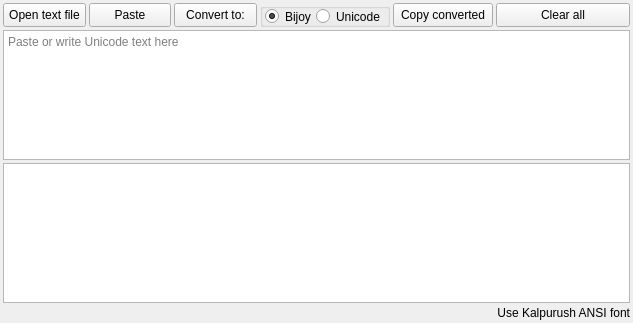
<?xml version="1.0" encoding="UTF-8"?>
<ui version="4.0">
 <class>Form</class>
 <widget class="QWidget" name="Form">
  <property name="geometry">
   <rect>
    <x>0</x>
    <y>0</y>
    <width>633</width>
    <height>323</height>
   </rect>
  </property>
  <property name="windowTitle">
   <string>Nms UniConveter</string>
  </property>
  <property name="windowIcon">
   <iconset>
    <normaloff>../NMs Keybord/Imgs/Converter logo for main.png</normaloff>../NMs Keybord/Imgs/Converter logo for main.png</iconset>
  </property>
  <property name="styleSheet">
   <string notr="true">QWidget{
  background-color: rgb(105, 171, 216);
}
QPushButton {
    border: 1px solid rgb(255, 255, 255);
    border-radius: 5px;
    color: #ffffff;
    font-size: 12px;
    padding:2px;
    background-color: QLinearGradient( x1: 0, y1: 0, x2: 0, y2: 1, stop: 0 #3498db, stop: 1 #2980b9);
}
QPushButton:hover {
    background-color: QLinearGradient( x1: 0, y1: 0, x2: 0, y2: 1, stop: 0 #3cb0fd, stop: 1 #3498db);
}
QPushButton:pressed {
    background-color: QLinearGradient( x1: 0, y1: 0, x2: 0, y2: 1, stop: 0 #000000, stop: 1 #2980b9);
}
QTextEdit{
	font: 13pt  &quot;./Fonts/Kalpurush&quot; , &quot;Kalpurush&quot; ;
	background-color: rgb(248, 248, 248);
}


QPushButton{
 padding-top:2px;
	font: 10pt &quot;MS Shell Dlg 2l&quot;;
background-color:qlineargradient(spread:pad, x1:1, y1:0, x2:1, y2:1, stop:0 rgba(0, 244, 255, 255), stop:1 rgba(3, 115, 255, 255));

border:1px solid rgb(253, 254, 254);
	color: rgb(255, 255, 255);
border-radius:2px;
}
QPushButton:hover{
color: qlineargradient(spread:pad, x1:0, y1:0, x2:1, y2:1, stop:0 rgba(63, 63, 63, 255), stop:1 rgba(33, 33, 33, 255));
 background-color: qlineargradient(spread:pad, x1:0.505636, y1:0.221, x2:0.431818, y2:1, stop:0 rgba(89, 255, 255, 255), stop:1 rgba(60, 138, 255, 255));

}
QPushButton:pressed{
background-color: qlineargradient(spread:pad, x1:0.767, y1:1, x2:1, y2:0, stop:0 rgba(0, 244, 255, 255), stop:1 rgba(3, 115, 255, 255));&quot;
}


</string>
  </property>
  <layout class="QGridLayout" name="gridLayout">
   <property name="leftMargin">
    <number>3</number>
   </property>
   <property name="topMargin">
    <number>3</number>
   </property>
   <property name="rightMargin">
    <number>3</number>
   </property>
   <property name="bottomMargin">
    <number>3</number>
   </property>
   <property name="spacing">
    <number>3</number>
   </property>
   <item row="0" column="0">
    <widget class="QPushButton" name="Open_text_pushButton">
     <property name="minimumSize">
      <size>
       <width>40</width>
       <height>24</height>
      </size>
     </property>
     <property name="cursor">
      <cursorShape>PointingHandCursor</cursorShape>
     </property>
     <property name="styleSheet">
      <string notr="true"/>
     </property>
     <property name="text">
      <string>Open text file</string>
     </property>
     <property name="icon">
      <iconset>
       <normaloff>../NMs Keybord/Imgs/Actions-document-open-folder-icon.png</normaloff>../NMs Keybord/Imgs/Actions-document-open-folder-icon.png</iconset>
     </property>
    </widget>
   </item>
   <item row="0" column="1">
    <widget class="QPushButton" name="Paste_pushButton">
     <property name="minimumSize">
      <size>
       <width>40</width>
       <height>24</height>
      </size>
     </property>
     <property name="cursor">
      <cursorShape>PointingHandCursor</cursorShape>
     </property>
     <property name="toolTip">
      <string>&lt;html&gt;&lt;head/&gt;&lt;body&gt;&lt;p&gt;Paste any Text&lt;/p&gt;&lt;/body&gt;&lt;/html&gt;</string>
     </property>
     <property name="whatsThis">
      <string>&lt;html&gt;&lt;head/&gt;&lt;body&gt;&lt;p&gt;Paste any Text&lt;/p&gt;&lt;/body&gt;&lt;/html&gt;</string>
     </property>
     <property name="styleSheet">
      <string notr="true"/>
     </property>
     <property name="text">
      <string>Paste</string>
     </property>
     <property name="icon">
      <iconset>
       <normaloff>../NMs Keybord/Imgs/kisspng-computer-icons-copying-cut-copy-and-paste-clipbo-paste-icon-free-download-png-and-vector-5c5f67badec551.8477141515497563469125.png</normaloff>../NMs Keybord/Imgs/kisspng-computer-icons-copying-cut-copy-and-paste-clipbo-paste-icon-free-download-png-and-vector-5c5f67badec551.8477141515497563469125.png</iconset>
     </property>
    </widget>
   </item>
   <item row="0" column="2">
    <widget class="QPushButton" name="Convert_pushButton">
     <property name="minimumSize">
      <size>
       <width>80</width>
       <height>24</height>
      </size>
     </property>
     <property name="cursor">
      <cursorShape>PointingHandCursor</cursorShape>
     </property>
     <property name="styleSheet">
      <string notr="true"/>
     </property>
     <property name="text">
      <string>Convert to:</string>
     </property>
     <property name="icon">
      <iconset>
       <normaloff>../NMs Keybord/Imgs/Conveter_PNG.png</normaloff>../NMs Keybord/Imgs/Conveter_PNG.png</iconset>
     </property>
    </widget>
   </item>
   <item row="0" column="5">
    <widget class="QPushButton" name="Clear_pushButton">
     <property name="minimumSize">
      <size>
       <width>50</width>
       <height>24</height>
      </size>
     </property>
     <property name="cursor">
      <cursorShape>PointingHandCursor</cursorShape>
     </property>
     <property name="focusPolicy">
      <enum>Qt::NoFocus</enum>
     </property>
     <property name="styleSheet">
      <string notr="true"/>
     </property>
     <property name="text">
      <string>Clear all</string>
     </property>
     <property name="icon">
      <iconset>
       <normaloff>../NMs Keybord/Imgs/PngItem_4040102.png</normaloff>../NMs Keybord/Imgs/PngItem_4040102.png</iconset>
     </property>
    </widget>
   </item>
   <item row="0" column="4">
    <widget class="QPushButton" name="Copy_pushButton">
     <property name="minimumSize">
      <size>
       <width>100</width>
       <height>24</height>
      </size>
     </property>
     <property name="cursor">
      <cursorShape>PointingHandCursor</cursorShape>
     </property>
     <property name="styleSheet">
      <string notr="true"/>
     </property>
     <property name="text">
      <string>Copy converted</string>
     </property>
     <property name="icon">
      <iconset>
       <normaloff>../NMs Keybord/Imgs/copy.png</normaloff>../NMs Keybord/Imgs/copy.png</iconset>
     </property>
    </widget>
   </item>
   <item row="3" column="0" colspan="6">
    <widget class="QTextEdit" name="second_textEdit">
     <property name="minimumSize">
      <size>
       <width>538</width>
       <height>140</height>
      </size>
     </property>
     <property name="cursor" stdset="0">
      <cursorShape>IBeamCursor</cursorShape>
     </property>
     <property name="acceptDrops">
      <bool>false</bool>
     </property>
     <property name="styleSheet">
      <string notr="true"/>
     </property>
     <property name="acceptRichText">
      <bool>true</bool>
     </property>
    </widget>
   </item>
   <item row="2" column="0" colspan="6">
    <widget class="QTextEdit" name="First_textEdit">
     <property name="minimumSize">
      <size>
       <width>0</width>
       <height>130</height>
      </size>
     </property>
     <property name="maximumSize">
      <size>
       <width>16777215</width>
       <height>220</height>
      </size>
     </property>
     <property name="cursor" stdset="0">
      <cursorShape>IBeamCursor</cursorShape>
     </property>
     <property name="styleSheet">
      <string notr="true"/>
     </property>
     <property name="acceptRichText">
      <bool>false</bool>
     </property>
     <property name="placeholderText">
      <string>Paste or write Unicode text here </string>
     </property>
    </widget>
   </item>
   <item row="4" column="5">
    <widget class="QLabel" name="label_2">
     <property name="styleSheet">
      <string notr="true">color: rgb(0, 0, 0);
background : transparent;
	font: 8pt &quot;MS Shell Dlg 2l&quot;;</string>
     </property>
     <property name="text">
      <string>Use Kalpurush ANSI font</string>
     </property>
     <property name="alignment">
      <set>Qt::AlignRight|Qt::AlignTrailing|Qt::AlignVCenter</set>
     </property>
    </widget>
   </item>
   <item row="0" column="3">
    <widget class="QGroupBox" name="groupBox">
     <property name="minimumSize">
      <size>
       <width>0</width>
       <height>22</height>
      </size>
     </property>
     <property name="title">
      <string/>
     </property>
     <layout class="QHBoxLayout" name="horizontalLayout">
      <property name="spacing">
       <number>0</number>
      </property>
      <property name="leftMargin">
       <number>2</number>
      </property>
      <property name="topMargin">
       <number>0</number>
      </property>
      <property name="rightMargin">
       <number>2</number>
      </property>
      <property name="bottomMargin">
       <number>0</number>
      </property>
      <item>
       <widget class="QRadioButton" name="BijoyRadioButton">
        <property name="toolTip">
         <string>&lt;html&gt;&lt;head/&gt;&lt;body&gt;&lt;p&gt;Unicode to Bijoy&lt;/p&gt;&lt;/body&gt;&lt;/html&gt;</string>
        </property>
        <property name="styleSheet">
         <string notr="true">QCheckBox {
  background: transparent;
  border: 2px solid black;
  border-radius: 5px;
}

QCheckBox:hover {
  background: rgba(0, 0, 0, 255);
  border: 2px solid rgba(0, 0, 0, 255);
  border-radius: 5px;
}

QCheckBox::indicator {
  width: 20px;
  height: 20px;
  border-radius: 5px;
  background: white;
}

QCheckBox::indicator:unchecked {
  image: url(:/images/checkmark_unchecked.png);
}</string>
        </property>
        <property name="text">
         <string>Bijoy</string>
        </property>
        <property name="checked">
         <bool>true</bool>
        </property>
       </widget>
      </item>
      <item>
       <widget class="QRadioButton" name="UnicodeRadioButton">
        <property name="toolTip">
         <string>&lt;html&gt;&lt;head/&gt;&lt;body&gt;&lt;p&gt;Bijoy to Unicode &lt;/p&gt;&lt;/body&gt;&lt;/html&gt;</string>
        </property>
        <property name="text">
         <string>Unicode</string>
        </property>
       </widget>
      </item>
     </layout>
    </widget>
   </item>
  </layout>
 </widget>
 <resources/>
 <connections/>
</ui>
